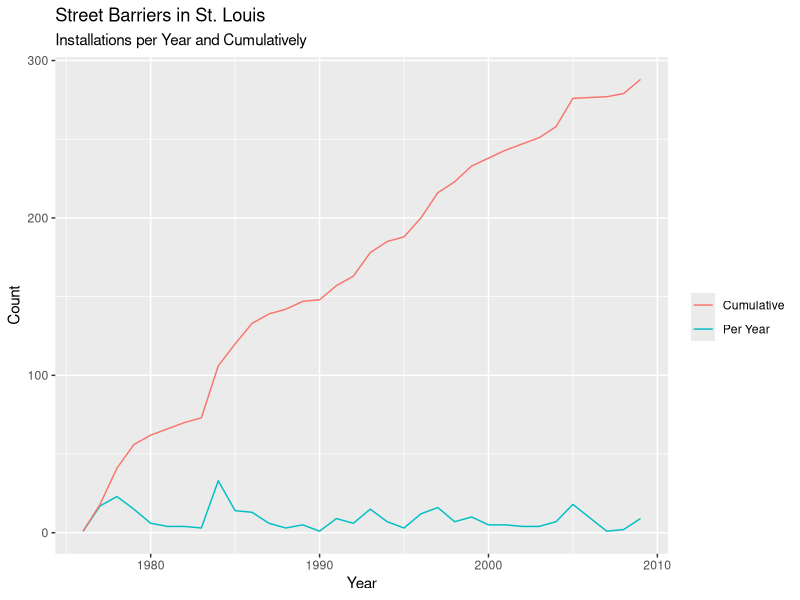
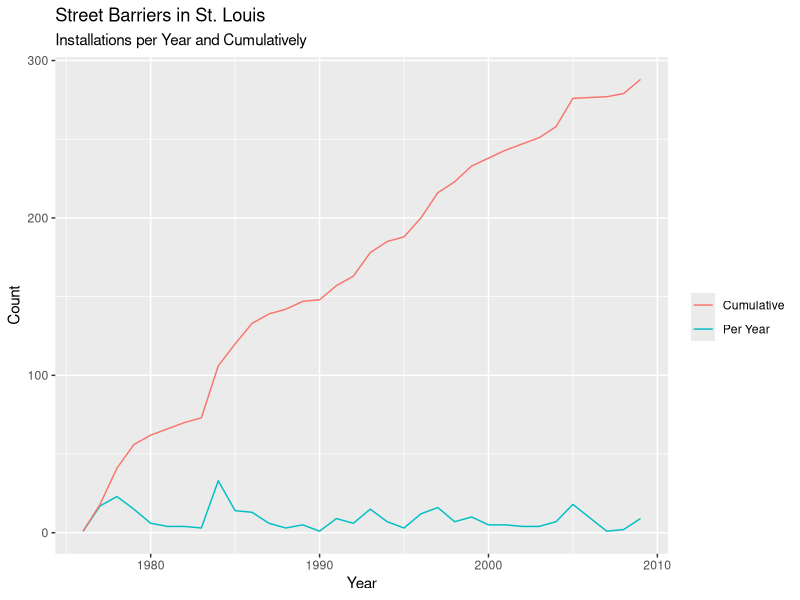

Source code (R) for these figures, in order:
## ---- chunk 1
library(dplyr)
library(ggplot2)
## ---- chunk 2
barriers <- read.csv("barrierDates.csv", stringsAsFactors = FALSE)
## ---- chunk 3
barriersYear <- barriers %>%
  filter(is.na(year) == FALSE) %>%
  filter(year > 1958) %>%
  group_by(year) %>%
  summarise(count = n()) 

barriersYear$countTot <- cumsum(barriersYear$count)

barriersPlot <- barriersYear %>%
  ggplot(aes(x = year)) +
    geom_line(aes(y = count, colour = "Per Year")) + 
    geom_line(aes(y = countTot, colour = "Cumulative")) +
    labs(title = "Street Barriers in St. Louis",
         subtitle = "Installations per Year and Cumulatively",
         x = "Year",
         y = "Count",
         colour = "")

barriersPlot

ggsave(barriersPlot, file = "barriersPlot.png")
